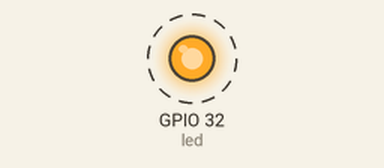
Simulated run of this sketch. Board: ESP32. On the bench: output pins drawn as LEDs (lit = HIGH). Dashed ring = blinking. WiFi joins after 1.5 s; servers stay silent unless stated; what the sketch prints to the serial monitor is not drawn.

Above: at 2.0 s.
Timing chart, 0 to 6.1 s (numbered marks = the images above):
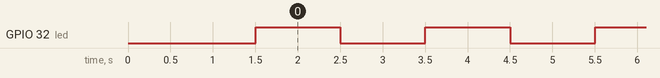

Measured:
- by itself, GPIO 32 (led): alternates HIGH for 1.0 s and LOW for 1.0 s

The sketch:

wifi_ip.ino
```cpp
#include <WiFi.h>
const char* ssid = "hotspot";
const char* password="11223344";
int led=32;
void setup(void)
{
  pinMode(led,OUTPUT);
  Serial.begin(115200);
  WiFi.begin(ssid,password);
  while(WiFi.status()!=WL_CONNECTED)
  {
    delay(500);
    Serial.print(".");


  }
  Serial.print("");
  Serial.println("WiFi Connected");
  Serial.println(WiFi.localIP());
}
void loop()
{
if(WiFi.status()!=WL_CONNECTED){
  digitalWrite(led,HIGH);
  delay(500);
  digitalWrite(led,LOW);
  delay(500);
  Serial.print("wifi is not connected");


}
else{
  digitalWrite(led,HIGH);
  delay(1000);
  digitalWrite(led,LOW);
  delay(1000);


}
}
```
